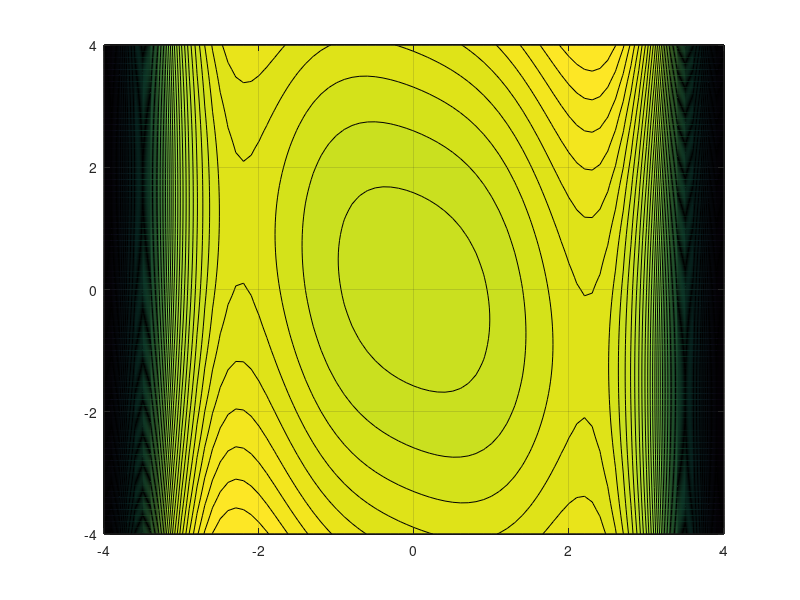

MATLAB code to generate this figure:
clear;

% f22(x)
fun = @(x) 2*x(1)^2 + 1.05*x(1)^4 - x(1)^6/6 + x(1)*x(2) + x(2)^2;

% punkt startowy
x0 = [2, 2.5];
%x0 = [-2.0, -2.7];


[x, y] = meshgrid(-4.0:0.1:4.0, -4.0:0.1:4.0);
z = 2.*x.^2 + 1.05.*x.^4 - x.^6./6 + x.*y + y.^2 ;

figure(1)
contourf(x, y, z, 100);
grid on;
hold on;


% opcje optymalizacji
% TolX - tolerancja zakończenia na x, aktualny punkt
% TolFun - tolerancja zakończenia wartości funkcji
options = optimset('PlotFcns', @optimplotfval, 'TolX', 10e-8, 'TolFun', 10e-8,'Display','iter');

[x,fval,exitflag,output,grad,hessian] = fminunc(fun, x0, options)
